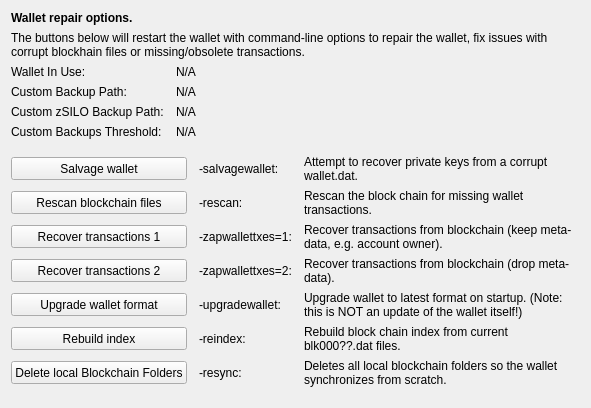
     <widget class="QWidget" name="tab_repair">
      <attribute name="title">
       <string>&amp;Wallet Repair</string>
      </attribute>
      <layout class="QGridLayout" name="gridLayout_4" columnstretch="0,0,0,0">
       <property name="horizontalSpacing">
        <number>12</number>
       </property>
       <item row="0" column="0" colspan="4">
        <widget class="QLabel" name="label_repair_header">
         <property name="font">
          <font>
           <weight>75</weight>
           <bold>true</bold>
          </font>
         </property>
         <property name="text">
          <string>Wallet repair options.</string>
         </property>
        </widget>
       </item>
       <item row="1" column="0" colspan="4">
        <widget class="QLabel" name="label_repair_helptext">
         <property name="font">
          <font>
           <weight>50</weight>
           <bold>false</bold>
          </font>
         </property>
         <property name="text">
          <string>The buttons below will restart the wallet with command-line options to repair the wallet, fix issues with corrupt blockhain files or missing/obsolete transactions.</string>
         </property>
         <property name="wordWrap">
          <bool>true</bool>
         </property>
        </widget>
       </item>
       <item row="2" column="0">
        <widget class="QLabel" name="wallet_path_label">
         <property name="text">
          <string>Wallet In Use:</string>
         </property>
        </widget>
       </item>
       <item row="2" column="1" colspan="3">
        <widget class="QLabel" name="wallet_path">
         <property name="cursor">
          <cursorShape>IBeamCursor</cursorShape>
         </property>
         <property name="text">
          <string>N/A</string>
         </property>
         <property name="textFormat">
          <enum>Qt::PlainText</enum>
         </property>
         <property name="textInteractionFlags">
          <set>Qt::LinksAccessibleByMouse|Qt::TextSelectableByKeyboard|Qt::TextSelectableByMouse</set>
         </property>
        </widget>
       </item>
       <item row="3" column="0">
        <widget class="QLabel" name="wallet_custombackuppath_label">
         <property name="visible">
          <bool>false</bool>
         </property>
         <property name="text">
          <string>Custom Backup Path:</string>
         </property>
        </widget>
       </item>
       <item row="3" column="1" colspan="3">
        <widget class="QLabel" name="wallet_custombackuppath">
         <property name="cursor">
          <cursorShape>IBeamCursor</cursorShape>
         </property>
         <property name="visible">
          <bool>false</bool>
         </property>
         <property name="text">
          <string>N/A</string>
         </property>
         <property name="textFormat">
          <enum>Qt::PlainText</enum>
         </property>
         <property name="textInteractionFlags">
          <set>Qt::LinksAccessibleByMouse|Qt::TextSelectableByKeyboard|Qt::TextSelectableByMouse</set>
         </property>
        </widget>
       </item>
       <item row="4" column="0">
        <widget class="QLabel" name="wallet_customzsilobackuppath_label">
         <property name="visible">
          <bool>false</bool>
         </property>
         <property name="text">
          <string>Custom zSILO Backup Path:</string>
         </property>
        </widget>
       </item>
       <item row="4" column="1" colspan="3">
        <widget class="QLabel" name="wallet_customzsilobackuppath">
         <property name="cursor">
          <cursorShape>IBeamCursor</cursorShape>
         </property>
         <property name="visible">
          <bool>false</bool>
         </property>
         <property name="text">
          <string>N/A</string>
         </property>
         <property name="textFormat">
          <enum>Qt::PlainText</enum>
         </property>
         <property name="textInteractionFlags">
          <set>Qt::LinksAccessibleByMouse|Qt::TextSelectableByKeyboard|Qt::TextSelectableByMouse</set>
         </property>
        </widget>
       </item>
       <item row="5" column="0">
        <widget class="QLabel" name="wallet_custombackupthreshold_label">
         <property name="visible">
          <bool>false</bool>
         </property>
         <property name="text">
          <string>Custom Backups Threshold:</string>
         </property>
        </widget>
       </item>
       <item row="5" column="1" colspan="3">
        <widget class="QLabel" name="wallet_custombackupthreshold">
         <property name="cursor">
          <cursorShape>IBeamCursor</cursorShape>
         </property>
         <property name="visible">
          <bool>false</bool>
         </property>
         <property name="text">
          <string>N/A</string>
         </property>
         <property name="textFormat">
          <enum>Qt::PlainText</enum>
         </property>
         <property name="textInteractionFlags">
          <set>Qt::LinksAccessibleByMouse|Qt::TextSelectableByKeyboard|Qt::TextSelectableByMouse</set>
         </property>
        </widget>
       </item>
       <item row="6" column="0">
        <spacer name="verticalSpacer_repair1">
         <property name="orientation">
          <enum>Qt::Vertical</enum>
         </property>
         <property name="sizeHint" stdset="0">
          <size>
           <width>10</width>
           <height>10</height>
          </size>
         </property>
        </spacer>
       </item>
       <item row="7" column="0" colspan="2">
        <widget class="QPushButton" name="btn_salvagewallet">
         <property name="minimumSize">
          <size>
           <width>100</width>
           <height>23</height>
          </size>
         </property>
         <property name="text">
          <string>Salvage wallet</string>
         </property>
        </widget>
       </item>
       <item row="7" column="2">
        <widget class="QLabel" name="label_repair_salvage_command">
         <property name="text">
          <string notr="true">-salvagewallet:</string>
         </property>
        </widget>
       </item>
       <item row="7" column="3">
        <widget class="QLabel" name="label_repair_salvage">
         <property name="text">
          <string>Attempt to recover private keys from a corrupt wallet.dat.</string>
         </property>
         <property name="wordWrap">
          <bool>true</bool>
         </property>
        </widget>
       </item>
       <item row="8" column="0" colspan="2">
        <widget class="QPushButton" name="btn_rescan">
         <property name="minimumSize">
          <size>
           <width>100</width>
           <height>23</height>
          </size>
         </property>
         <property name="text">
          <string>Rescan blockchain files</string>
         </property>
        </widget>
       </item>
       <item row="8" column="2">
        <widget class="QLabel" name="label_repair_rescan_command">
         <property name="text">
          <string notr="true">-rescan:</string>
         </property>
        </widget>
       </item>
       <item row="8" column="3">
        <widget class="QLabel" name="label_repair_rescan">
         <property name="text">
          <string>Rescan the block chain for missing wallet transactions.</string>
         </property>
         <property name="wordWrap">
          <bool>true</bool>
         </property>
        </widget>
       </item>
       <item row="9" column="0" colspan="2">
        <widget class="QPushButton" name="btn_zapwallettxes1">
         <property name="minimumSize">
          <size>
           <width>100</width>
           <height>23</height>
          </size>
         </property>
         <property name="text">
          <string>Recover transactions 1</string>
         </property>
        </widget>
       </item>
       <item row="9" column="2">
        <widget class="QLabel" name="label_repair_zap1_command">
         <property name="text">
          <string notr="true">-zapwallettxes=1:</string>
         </property>
        </widget>
       </item>
       <item row="9" column="3">
        <widget class="QLabel" name="label_repair_zap1">
         <property name="text">
          <string>Recover transactions from blockchain (keep meta-data, e.g. account owner).</string>
         </property>
         <property name="wordWrap">
          <bool>true</bool>
         </property>
        </widget>
       </item>
       <item row="10" column="0" colspan="2">
        <widget class="QPushButton" name="btn_zapwallettxes2">
         <property name="minimumSize">
          <size>
           <width>100</width>
           <height>23</height>
          </size>
         </property>
         <property name="text">
          <string>Recover transactions 2</string>
         </property>
        </widget>
       </item>
       <item row="10" column="2">
        <widget class="QLabel" name="label_repair_zap2_command">
         <property name="text">
          <string notr="true">-zapwallettxes=2:</string>
         </property>
        </widget>
       </item>
       <item row="10" column="3">
        <widget class="QLabel" name="label_repair_zap2">
         <property name="text">
          <string>Recover transactions from blockchain (drop meta-data).</string>
         </property>
         <property name="wordWrap">
          <bool>true</bool>
         </property>
        </widget>
       </item>
       <item row="11" column="0" colspan="2">
        <widget class="QPushButton" name="btn_upgradewallet">
         <property name="minimumSize">
          <size>
           <width>100</width>
           <height>23</height>
          </size>
         </property>
         <property name="text">
          <string>Upgrade wallet format</string>
         </property>
        </widget>
       </item>
       <item row="11" column="2">
        <widget class="QLabel" name="label_repair_upgrade_command">
         <property name="text">
          <string notr="true">-upgradewallet:</string>
         </property>
        </widget>
       </item>
       <item row="11" column="3">
        <widget class="QLabel" name="label_repair_upgrade">
         <property name="text">
          <string>Upgrade wallet to latest format on startup. (Note: this is NOT an update of the wallet itself!)</string>
         </property>
         <property name="wordWrap">
          <bool>true</bool>
         </property>
        </widget>
       </item>
       <item row="12" column="0" colspan="2">
        <widget class="QPushButton" name="btn_reindex">
         <property name="minimumSize">
          <size>
           <width>100</width>
           <height>23</height>
          </size>
         </property>
         <property name="text">
          <string>Rebuild index</string>
         </property>
        </widget>
       </item>
       <item row="12" column="2">
        <widget class="QLabel" name="label_repair_reindex_command">
         <property name="text">
          <string notr="true">-reindex:</string>
         </property>
        </widget>
       </item>
       <item row="12" column="3">
        <widget class="QLabel" name="label_repair_reindex">
         <property name="text">
          <string>Rebuild block chain index from current blk000??.dat files.</string>
         </property>
         <property name="wordWrap">
          <bool>true</bool>
         </property>
        </widget>
       </item>
       <item row="13" column="0" colspan="2">
        <widget class="QPushButton" name="btn_resync">
         <property name="minimumSize">
          <size>
           <width>100</width>
           <height>23</height>
          </size>
         </property>
         <property name="text">
          <string>Delete local Blockchain Folders</string>
         </property>
        </widget>
       </item>
       <item row="13" column="2">
        <widget class="QLabel" name="label_repair_resync_command">
         <property name="text">
          <string>-resync:</string>
         </property>
        </widget>
       </item>
       <item row="13" column="3">
        <widget class="QLabel" name="label_repair_resync">
         <property name="text">
          <string>Deletes all local blockchain folders so the wallet synchronizes from scratch.</string>
         </property>
         <property name="wordWrap">
          <bool>true</bool>
         </property>
        </widget>
       </item>
       <item row="14" column="0">
        <spacer name="verticalSpacer_repair2">
         <property name="orientation">
          <enum>Qt::Vertical</enum>
         </property>
         <property name="sizeHint" stdset="0">
          <size>
           <width>20</width>
           <height>10</height>
          </size>
         </property>
        </spacer>
       </item>
      </layout>
     </widget>
